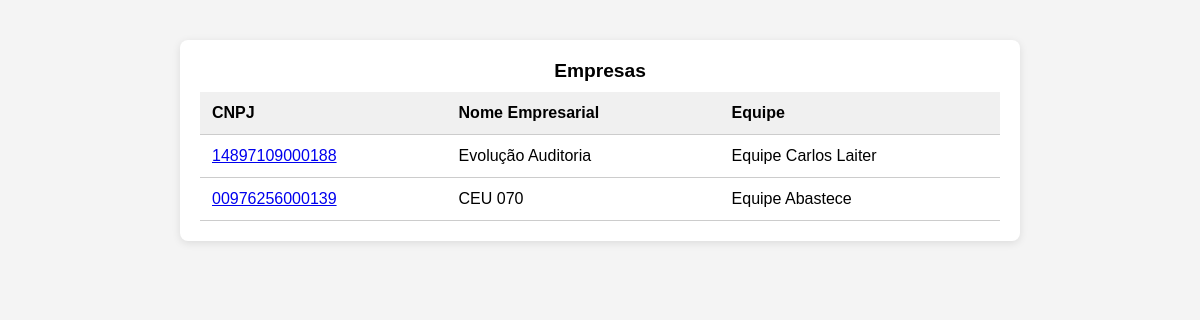
/empresas/, run on an earlier commit of the app's database.
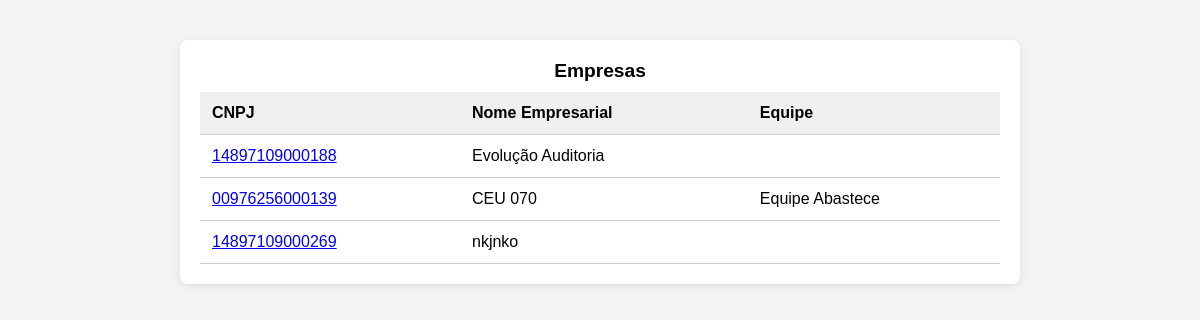
And on a later commit of the database.
### controller/models.py (models this page shows, shortened)
class Empresa(models.Model):
    cnpj = models.CharField(max_length=14, unique=True, verbose_name="CNPJ")
    nome_empresarial = models.CharField(max_length=255, verbose_name="Nome Empresarial")
    data_abertura = models.DateField(blank=True, null=True, verbose_name="Data de Abertura")
    cep = models.CharField(max_length=8, blank=True, verbose_name="CEP")
    logradouro = models.CharField(max_length=255, blank=True)
    complemento = models.CharField(max_length=255, blank=True)
    data_situacao = models.DateField(blank=True, null=True, verbose_name="Data da Situação")
    numero_endereco = models.IntegerField(blank=True, null=True, verbose_name="Número (Endereço)")
    bairro = models.CharField(max_length=50, blank=True)
    servico_juridico = models.BooleanField(default=False, verbose_name="Serviço Júridico")
    servico_contabil = models.BooleanField(default=False, verbose_name="Serviço Contábil")
    servico_dp = models.BooleanField(default=False, verbose_name="Serviço Departamento Pessoal")
    equipe_responsavel = models.ForeignKey('Equipe', on_delete=models.SET_NULL, null=True, blank=True, verbose_name="Equipe Responsável")

class Equipe(models.Model):
    nome_equipe = models.CharField(max_length=50)
    membros = models.ManyToManyField(User, related_name='equipes')

### controller/views/empresas_view.py (the view)
# urls.py: path('', views.index, name='index'),
def index(request):
    empresas = Empresa.objects.all()
    dados = {
        'empresas': empresas
    }
    return render(
        request,
        'controller/index.html',
        dados
    )

### controller/templates/controller/index.html (shortened to what this page needs)
<!DOCTYPE html>
<html lang="pt-br">
  <head>
  </head>
  <body>
    <div class="card">
      <table>
        <caption>Empresas</caption>
        <thead>
          <tr>
            <th>CNPJ</th>
            <th>Nome Empresarial</th>
            <th>Equipe</th>
          </tr>
        </thead>
        <tbody>
          {% for empresa in empresas %}
          <tr>
            <td>
              <a href="{% url 'controller:empresa' empresa.id %}">
                {{ empresa.cnpj }}
              </a>
            </td>
            <td>{{ empresa.nome_empresarial }}</td>
            <td>{{ empresa.equipe_responsavel.nome_equipe }}</td>
          </tr>
          {% endfor %}
        </tbody>
      </table>
    </div>
  </body>
</html>

### controller/templates/controller/index.html (style rules this page uses)
body { font-family: Arial, sans-serif; background-color: #f4f4f4; margin: 40px; }
.card { background-color: #ffffff; border-radius: 8px; box-shadow: 0 2px 8px rgba(0, 0, 0, 0.1); padding: 20px; max-width: 800px; margin: 0 auto; }
table { width: 100%; border-collapse: collapse; }
caption { caption-side: top; font-weight: bold; font-size: 1.2rem; margin-bottom: 10px; }
th, td { padding: 12px; border-bottom: 1px solid #ccc; text-align: left; }
th { background-color: #f0f0f0; }

What changed in the data, as far as the page shows it:
changed Empresa "Evolução Auditoria": equipe_responsavel.nome_equipe "Equipe Carlos Laiter" → (not shown)
added Empresa: cnpj "14897109000269", nome_empresarial "nkjnko"
